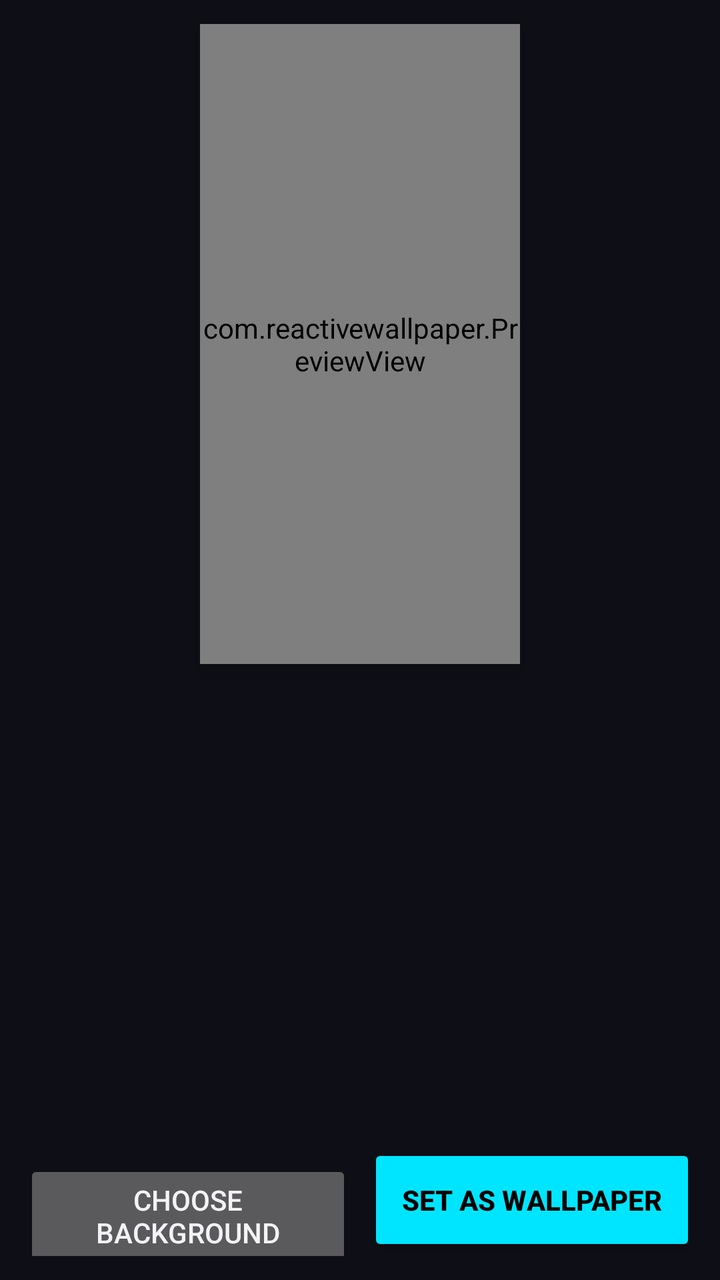
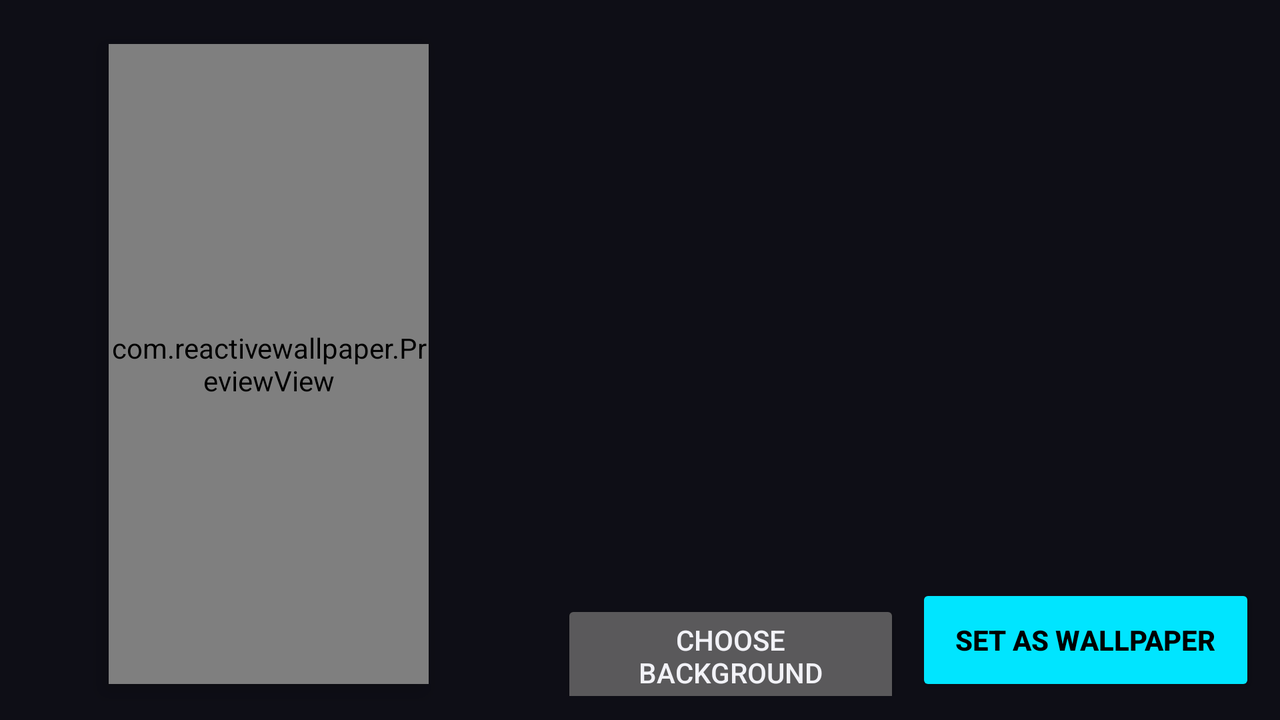

The same Android screen from two of the app's own layout files: first res/layout/ as a phone draws it, then the repository's variant for another configuration, drawn on a device whose configuration selects that folder. Both files follow.
<!-- AndroidManifest.xml: application theme AppTheme -->
<!-- res/layout/activity_main.xml -->
<?xml version="1.0" encoding="utf-8"?>
<LinearLayout xmlns:android="http://schemas.android.com/apk/res/android"
    android:id="@+id/root"
    android:layout_width="match_parent"
    android:layout_height="match_parent"
    android:background="@color/background"
    android:orientation="vertical">

    
    <com.reactivewallpaper.PreviewView
        android:id="@+id/preview"
        android:layout_width="160dp"
        android:layout_height="320dp"
        android:layout_gravity="center_horizontal"
        android:layout_marginTop="12dp"
        android:layout_marginBottom="8dp"
        android:elevation="6dp" />

    <TextView
        android:id="@+id/permission_note"
        android:layout_width="match_parent"
        android:layout_height="wrap_content"
        android:layout_marginStart="16dp"
        android:layout_marginEnd="16dp"
        android:background="@color/surface"
        android:padding="12dp"
        android:text="@string/permission_note"
        android:textColor="@color/accent"
        android:textSize="14sp"
        android:visibility="gone" />

    <ScrollView
        android:layout_width="match_parent"
        android:layout_height="0dp"
        android:layout_weight="1">

        <LinearLayout
            android:id="@+id/controls"
            android:layout_width="match_parent"
            android:layout_height="wrap_content"
            android:orientation="vertical"
            android:paddingStart="20dp"
            android:paddingEnd="20dp"
            android:paddingBottom="16dp" />
    </ScrollView>

    
    <LinearLayout
        android:id="@+id/apply_status"
        android:layout_width="match_parent"
        android:layout_height="wrap_content"
        android:background="@color/surface"
        android:gravity="center_vertical"
        android:orientation="horizontal"
        android:paddingStart="16dp"
        android:paddingEnd="4dp"
        android:visibility="gone">

        <TextView
            android:layout_width="0dp"
            android:layout_height="wrap_content"
            android:layout_weight="1"
            android:text="@string/not_applied"
            android:textColor="@color/text_secondary"
            android:textSize="13sp" />

        <Button
            android:id="@+id/discard"
            style="?android:attr/borderlessButtonStyle"
            android:layout_width="wrap_content"
            android:layout_height="48dp"
            android:text="@string/discard"
            android:textColor="@color/accent" />
    </LinearLayout>

    <LinearLayout
        android:layout_width="match_parent"
        android:layout_height="wrap_content"
        android:orientation="horizontal"
        android:padding="12dp">

        <Button
            android:id="@+id/choose_image"
            android:layout_width="0dp"
            android:layout_height="56dp"
            android:layout_marginEnd="8dp"
            android:layout_weight="1"
            android:text="@string/choose_image" />

        <Button
            android:id="@+id/set_wallpaper"
            android:layout_width="0dp"
            android:layout_height="56dp"
            android:layout_weight="1"
            android:backgroundTint="@color/accent"
            android:text="@string/set_wallpaper"
            android:textColor="#FF000000"
            android:textStyle="bold" />
    </LinearLayout>
</LinearLayout>
<!-- resources referenced by this layout -->
<resources>
  <color name="accent">#FF00E5FF</color>
  <color name="background">#FF0E0E16</color>
  <color name="surface">#FF1A1A26</color>
  <color name="text_secondary">#FFA0A0B4</color>
  <string name="choose_image">Choose background</string>
  <string name="discard">Discard</string>
  <string name="not_applied">Changes not on your wallpaper yet</string>
  <string name="permission_note">Audio access is off, so the wallpaper can\'t react. Tap to allow.</string>
  <string name="set_wallpaper">Set as wallpaper</string>
  <style name="AppTheme" parent="android:Theme.Material.NoActionBar">
          <item name="android:colorPrimary">@color/surface</item>
          <item name="android:colorPrimaryDark">@color/background</item>
          <item name="android:colorAccent">@color/accent</item>
          <item name="android:windowBackground">@color/background</item>
          <item name="android:textColorPrimary">@color/text_primary</item>
          <item name="android:textColorSecondary">@color/text_secondary</item>
          <item name="android:statusBarColor">@color/background</item>
          <item name="android:navigationBarColor">@color/background</item>
      </style>
  <color name="text_primary">#FFF2F2F7</color>
</resources>
<!-- res/layout-w600dp/activity_main.xml (the repository's variant of the layout above) -->
<!-- drawn on the phone turned sideways -->
<?xml version="1.0" encoding="utf-8"?>
<LinearLayout xmlns:android="http://schemas.android.com/apk/res/android"
    android:id="@+id/root"
    android:layout_width="match_parent"
    android:layout_height="match_parent"
    android:background="@color/background"
    android:orientation="horizontal">

    <LinearLayout
        android:layout_width="0dp"
        android:layout_height="match_parent"
        android:layout_weight="0.42"
        android:gravity="center"
        android:orientation="vertical">

        <com.reactivewallpaper.PreviewView
            android:id="@+id/preview"
            android:layout_width="160dp"
            android:layout_height="320dp"
            android:layout_gravity="center_horizontal"
            android:layout_marginTop="12dp"
            android:layout_marginBottom="8dp"
            android:elevation="6dp" />
    </LinearLayout>

    <LinearLayout
        android:layout_width="0dp"
        android:layout_height="match_parent"
        android:layout_weight="0.58"
        android:orientation="vertical">

        <TextView
            android:id="@+id/permission_note"
            android:layout_width="match_parent"
            android:layout_height="wrap_content"
            android:layout_marginStart="16dp"
            android:layout_marginTop="12dp"
            android:layout_marginEnd="16dp"
            android:background="@color/surface"
            android:padding="12dp"
            android:text="@string/permission_note"
            android:textColor="@color/accent"
            android:textSize="14sp"
            android:visibility="gone" />

        <ScrollView
            android:layout_width="match_parent"
            android:layout_height="0dp"
            android:layout_weight="1">

            <LinearLayout
                android:id="@+id/controls"
                android:layout_width="match_parent"
                android:layout_height="wrap_content"
                android:orientation="vertical"
                android:paddingStart="20dp"
                android:paddingEnd="20dp"
                android:paddingBottom="16dp" />
        </ScrollView>

        <LinearLayout
            android:id="@+id/apply_status"
            android:layout_width="match_parent"
            android:layout_height="wrap_content"
            android:background="@color/surface"
            android:gravity="center_vertical"
            android:orientation="horizontal"
            android:paddingStart="16dp"
            android:paddingEnd="4dp"
            android:visibility="gone">

            <TextView
                android:layout_width="0dp"
                android:layout_height="wrap_content"
                android:layout_weight="1"
                android:text="@string/not_applied"
                android:textColor="@color/text_secondary"
                android:textSize="13sp" />

            <Button
                android:id="@+id/discard"
                style="?android:attr/borderlessButtonStyle"
                android:layout_width="wrap_content"
                android:layout_height="48dp"
                android:text="@string/discard"
                android:textColor="@color/accent" />
        </LinearLayout>

        <LinearLayout
            android:layout_width="match_parent"
            android:layout_height="wrap_content"
            android:orientation="horizontal"
            android:padding="12dp">

            <Button
                android:id="@+id/choose_image"
                android:layout_width="0dp"
                android:layout_height="56dp"
                android:layout_marginEnd="8dp"
                android:layout_weight="1"
                android:text="@string/choose_image" />

            <Button
                android:id="@+id/set_wallpaper"
                android:layout_width="0dp"
                android:layout_height="56dp"
                android:layout_weight="1"
                android:backgroundTint="@color/accent"
                android:text="@string/set_wallpaper"
                android:textColor="#FF000000"
                android:textStyle="bold" />
        </LinearLayout>
    </LinearLayout>
</LinearLayout>
